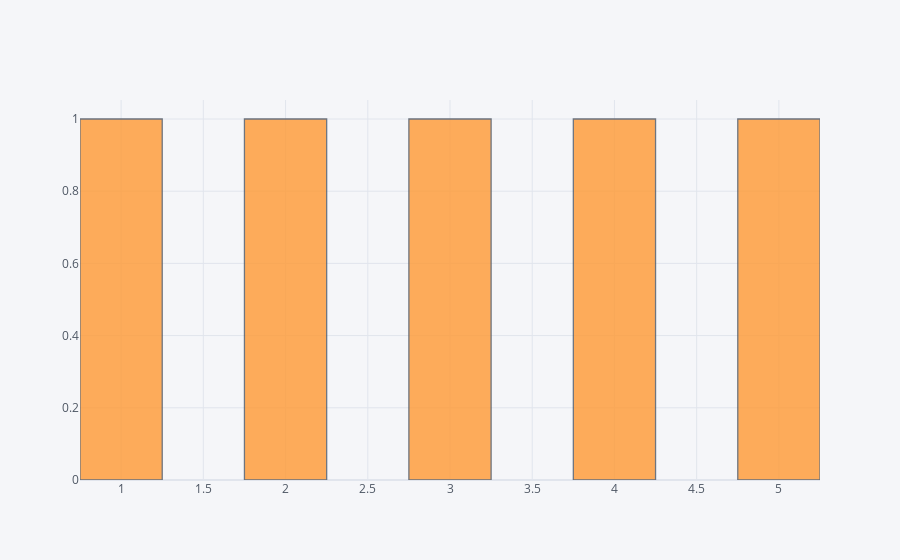

The notebook cell this image was saved under:
### Markdown cell above
8. Make a histogram with one column

### Code cell
df3['A'].iplot(kind='hist',bins=20)

### Figure 1 — Plotly figure (JSON) as saved in the notebook; plotly's stock layout.template omitted (floating-point values rounded to 4 significant figures)
{"data": [{"histfunc": "count", "histnorm": "", "marker": {"color": "rgba(255, 153, 51, 1.0)", "line": {"color": "#4D5663", "width": 1.3}}, "name": "A", "nbinsx": 20, "opacity": 0.8, "orientation": "v", "type": "histogram", "x": [1, 2, 3, 4, 5]}], "layout": {"barmode": "overlay", "legend": {"bgcolor": "#F5F6F9", "font": {"color": "#4D5663"}}, "paper_bgcolor": "#F5F6F9", "plot_bgcolor": "#F5F6F9", "title": {"font": {"color": "#4D5663"}}, "xaxis": {"gridcolor": "#E1E5ED", "showgrid": true, "tickfont": {"color": "#4D5663"}, "title": {"font": {"color": "#4D5663"}, "text": ""}, "zerolinecolor": "#E1E5ED"}, "yaxis": {"gridcolor": "#E1E5ED", "showgrid": true, "tickfont": {"color": "#4D5663"}, "title": {"font": {"color": "#4D5663"}, "text": ""}, "zerolinecolor": "#E1E5ED"}}}
